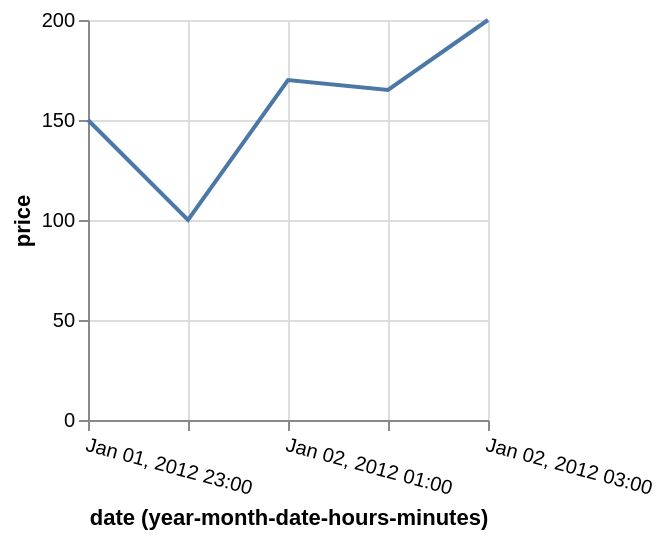

Specify this chart in Vega-Lite:
### Vega specification from a JSON file in a GitHub repository (floating-point values rounded to 4 significant figures)
{"$schema": "https://vega.github.io/schema/vega/v5.json", "description": "Using utc scale with local time input.", "background": "white", "padding": 5, "width": 200, "height": 200, "style": "cell", "data": [{"name": "source_0", "values": [{"date": "Sun, 01 Jan 2012 23:00:00", "price": 150}, {"date": "Sun, 02 Jan 2012 00:00:00", "price": 100}, {"date": "Sun, 02 Jan 2012 01:00:00", "price": 170}, {"date": "Sun, 02 Jan 2012 02:00:00", "price": 165}, {"date": "Sun, 02 Jan 2012 03:00:00", "price": 200}]}, {"name": "data_0", "source": "source_0", "transform": [{"type": "formula", "expr": "toDate(datum[\"date\"])", "as": "date"}, {"field": "date", "type": "timeunit", "units": ["year", "month", "date", "hours", "minutes"], "as": ["yearmonthdatehoursminutes_date", "yearmonthdatehoursminutes_date_end"]}]}], "marks": [{"name": "marks", "type": "line", "style": ["line"], "sort": {"field": "datum[\"yearmonthdatehoursminutes_date\"]"}, "from": {"data": "data_0"}, "encode": {"update": {"stroke": {"value": "#4c78a8"}, "x": {"scale": "x", "field": "yearmonthdatehoursminutes_date"}, "y": {"scale": "y", "field": "price"}, "defined": {"signal": "isValid(datum[\"yearmonthdatehoursminutes_date\"]) && isFinite(+datum[\"yearmonthdatehoursminutes_date\"]) && isValid(datum[\"price\"]) && isFinite(+datum[\"price\"])"}}}}], "scales": [{"name": "x", "type": "utc", "domain": {"data": "data_0", "field": "yearmonthdatehoursminutes_date"}, "range": [0, {"signal": "width"}]}, {"name": "y", "type": "linear", "domain": {"data": "data_0", "field": "price"}, "range": [{"signal": "height"}, 0], "nice": true, "zero": true}], "axes": [{"scale": "x", "orient": "bottom", "grid": true, "tickCount": {"signal": "ceil(width/40)"}, "domain": false, "labels": false, "maxExtent": 0, "minExtent": 0, "ticks": false, "zindex": 0}, {"scale": "y", "orient": "left", "grid": true, "tickCount": {"signal": "ceil(height/40)"}, "domain": false, "labels": false, "maxExtent": 0, "minExtent": 0, "ticks": false, "zindex": 0}, {"scale": "x", "orient": "bottom", "grid": false, "title": "date (year-month-date-hours-minutes)", "labelAngle": 15, "encode": {"labels": {"update": {"text": {"signal": "utcFormat(datum.value, timeUnitSpecifier([\"year\",\"month\",\"date\",\"hours\",\"minutes\"], {\"year-month\":\"%b %Y \",\"year-month-date\":\"%b %d, %Y \"}))"}}}}, "labelAlign": "left", "labelBaseline": "top", "labelFlush": true, "labelOverlap": true, "tickCount": {"signal": "ceil(width/40)"}, "zindex": 0}, {"scale": "y", "orient": "left", "grid": false, "title": "price", "labelOverlap": true, "tickCount": {"signal": "ceil(height/40)"}, "zindex": 0}]}
